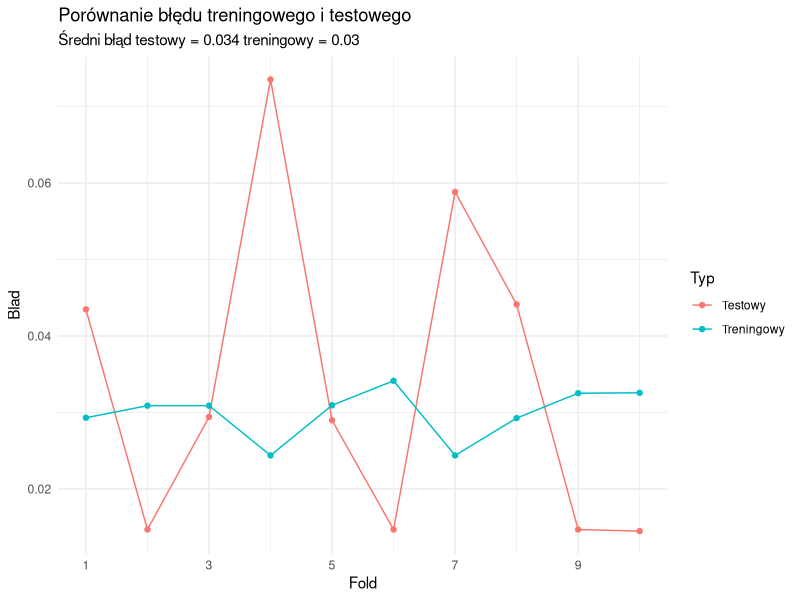

The R script that drew this image: (Note: this script raises an error after producing the figure.)
## ---- chunk 1
library(MASS)
?biopsy
dim(biopsy)
## ---- chunk 2
head(biopsy)
## ---- chunk 3
biopsy <- na.omit(biopsy)
dim(biopsy)
## ---- chunk 4
levels(biopsy$class)
## ---- chunk 5
table(biopsy$class)
## ---- chunk 6
model <- glm(class ~ . - ID, biopsy, family=binomial)
summary(model)
## ---- chunk 7
malignant_probability <- predict(model, biopsy, 'response')
predicted_class <- rep('benign', nrow(biopsy))  
predicted_class[malignant_probability > 0.5] <- 'malignant'
mean(predicted_class != biopsy$class)
## ---- chunk 8
biopsy$ID <- NULL
## ---- chunk 9
podzial <- cut(1:nrow(biopsy), 10, labels = F)
podzial <- sample(podzial) 
## ---- chunk 10
bledy.kfold <- numeric(10)  # tu zapiszemy bledy testowe
bledy.treningowe <- numeric(10)  # a tu bledy treningowe
for (i in 1:10) {
  treningowe <- which(podzial != i)  # wektor zawierający indeksy obserwacji ze zbioru treningowego
  model <- glm(class ~ ., biopsy, family=binomial, subset = treningowe)  # model zbudowany na danych treningowych
  
  predykcja <- predict(model, biopsy, 'response')  # robimy predykcje na całych danych
  predykcja <- ifelse(predykcja > 0.5, 'malignant', 'benign')  # zamieniamy prawdopodobieństwa na klasy
  
  predykcja_treningowa <- predykcja[treningowe]  # wybieramy predykcje odpowiadające zbiorowi treningowemu
  predykcja_testowa <- predykcja[-treningowe]
  
  # poniżej łączymy dwa typy indeksowania tabeli biopsy: indeksowanie wektorem całkowitoliczbowym oraz przez nazwę kolumny
  bledy.kfold[i] <- mean(predykcja_testowa != biopsy[-treningowe, 'class'])  
  bledy.treningowe[i] <- mean(predykcja_treningowa != biopsy[treningowe, 'class'])  
}
## ---- chunk 11
library(ggplot2)

dane_do_wykresu <- data.frame('Fold' = as.integer(rep(1:10, 2)),
                              'Blad' = c(bledy.kfold, bledy.treningowe),
                              'Typ' = rep(c('Testowy', 'Treningowy'), each=10))
ggplot(dane_do_wykresu,
       aes(x=Fold, y=Blad, color=Typ)) + 
  ggtitle('Porównanie błędu treningowego i testowego', 
          subtitle = paste0('Średni błąd testowy = ', round(mean(bledy.kfold), 3), ' treningowy = ', round(mean(bledy.treningowe), 3))) + 
  geom_line() + geom_point() + scale_x_continuous(breaks = c(1,3,5,7,9)) +  theme_minimal() 
## ---- chunk 12
library(caret)

train_control <- trainControl(method='cv', number=10)
kfold_train <- train(class~., data=biopsy, 
                     method='glm', family=binomial, trControl=train_control)

print(kfold_train)
## ---- chunk 13
?biopsy

full_model <- lm(class ~ ., data = biopsy)
step_model <- stepAIC(full_model, direction = "both")

